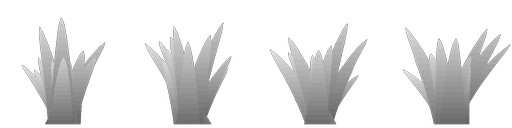
#> input picture art_src/spiel{m}/boden/bueschel.png, 512 x 128 px, given in place of field_sheet.jpg, which was not available
$ python probe_field.py
#> lines starting #> are read from the running program, lines starting #| are printed output that depends on the picture; after the words box and inside, x2 and y2 are one past the last pixel; in counts of white or black regions, pixels touching at a corner belong together
### scripts/probe_cut.py
"""Magenta-Bogen freistellen und in Einzelbilder schneiden (Probeausschnitt).
Aufruf: python scripts/probe_cut.py <bogen.png> <ausgabe-praefix> [min_flaeche] [max_hoehe_px]
Ergebnis: <praefix>_1.webp, _2 ... (links->rechts, oben->unten), eng zugeschnitten, Farbsaum entfernt.
"""
import sys
import numpy as np
from PIL import Image, ImageFilter
from scipy import ndimage


def key_magenta(rgb):
    r, g, b = [rgb[..., i].astype(np.float32) for i in range(3)]
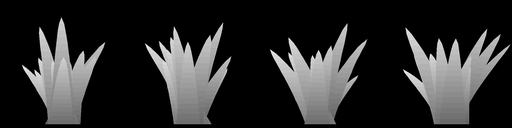
#> r: shape (128, 512) float32; min 0, max 255, mean 41.7
    mn = np.minimum(r, b)
    excess = mn - g  # Magenta: R und B hoch, G niedrig
#> excess: shape (128, 512) float32; every value is 0
    diff = np.abs(r - b)
    a = np.ones_like(r)
    hard = (excess > 70) & (diff < 100) & (mn > 110)
#> hard: shape (128, 512) bool; every value is 0
    soft = (excess > 22) & (diff < 120) & (mn > 80) & ~hard
    a[hard] = 0.0
    a[soft] = 1.0 - np.clip((excess[soft] - 22) / 48.0, 0, 1)
#> a: shape (128, 512) float32; every value is 1
    # Despill: Magenta-Anteil aus Kantenpixeln nehmen (R/B auf G-Niveau ziehen)
    spill = (a < 1) | (excess > 15)
    lim = np.maximum(g, (r + b) / 2 - np.clip(excess, 0, None) * 0.9)
    r2 = np.where(spill, np.minimum(r, lim + 10), r)
    b2 = np.where(spill, np.minimum(b, lim + 10), b)
    out = np.dstack([r2, g, b2, a * 255]).clip(0, 255).astype(np.uint8)
    return out


# [30 lines left out: function main, not called in this run]


# [2 lines that do not run on import are left out]

### scripts/probe_field.py
"""Feld-Bogen (2x2) zerlegen, Störobjekt (Stumpf) zwischen unteren Feldern entfernen."""
import sys, numpy as np
from PIL import Image, ImageFilter
sys.path.insert(0, 'scripts')
from probe_cut import key_magenta
from scipy import ndimage

src = 'assets/sprites/probe/raw/field_sheet.jpg'
rgba = key_magenta(np.array(Image.open(src).convert('RGB')))
al = Image.fromarray(rgba[..., 3]).filter(ImageFilter.MinFilter(3)).filter(ImageFilter.GaussianBlur(0.6))
#> al: PIL image 512x128 L; every value is 255
rgba[..., 3] = np.minimum(rgba[..., 3], np.array(al))
H, W = rgba.shape[:2]; hy, hx = H // 2, W // 2
#> after `H, W = rgba.shape[:2]`: H = 128; W = 512
#> after `hy, hx = (H // 2, W // 2)`: hy = 64; hx = 256
A = rgba[..., 3] > 40
#> A: shape (128, 512) bool; every value is 1

def bottom(m):
    ys = np.where(m.any(1))[0]; return ys.max()

out = {}
for col, (x0, x1) in enumerate(((0, hx), (hx, W))):
    top = np.zeros_like(A); top[:hy, x0:x1] = A[:hy, x0:x1]
    top = ndimage.binary_fill_holes(top)
    lab, n = ndimage.label(top); sizes = ndimage.sum(top, lab, range(1, n + 1))
    foot = lab == (np.argmax(sizes) + 1)
    bot = np.zeros_like(A); bot[hy:, x0:x1] = A[hy:, x0:x1]
    dy = bottom(bot) - bottom(foot)
    fs = np.roll(foot, dy, axis=0)
    fx = np.where(fs.any(0))[0]; lx, rx = fx.min(), fx.max()
    # Oberkante des Rauten-Fußes je Spalte
    topy = np.full(W, H);
    for x in range(lx, rx + 1):
        ys = np.where(fs[:, x])[0]; topy[x] = ys.min()
    yy = np.arange(H)[:, None]
    above = (yy < topy[None, :]) & bot
    inset = 70  # Ecken frei vom Störobjekt
    above[:, :lx + (inset if col == 1 else 0)] = False
    above[:, rx - (inset if col == 0 else 0):] = False
    keep = ndimage.binary_dilation(fs, iterations=3) | above
    keep &= bot
    lab, n = ndimage.label(ndimage.binary_closing(keep, iterations=2))
    sizes = ndimage.sum(keep, lab, range(1, n + 1)); keep = lab == (np.argmax(sizes) + 1)
    for name, m in ((('field_soil', 'field_sprout')[col], foot), (('field_half', 'field_ripe')[col], keep)):
        ys, xs = np.where(m); y0, y1, x0b, x1b = ys.min(), ys.max() + 1, xs.min(), xs.max() + 1
        c = rgba[y0:y1, x0b:x1b].copy(); c[..., 3] = np.where(m[y0:y1, x0b:x1b], c[..., 3], 0)
        im = Image.fromarray(c)
        im.save(f'assets/sprites/probe/{name}.webp', 'WEBP', quality=92, method=6)
        print(name, im.size, 'dy', dy)
#> this loop made 2 passes
#> (dy, lx, rx) on passes 1 to 2: (64, 0, 255), (64, 256, 511)
#| field_soil (256, 64) dy 64
#| field_half (254, 62) dy 64
#| field_sprout (256, 64) dy 64
#| field_ripe (254, 62) dy 64
#> pass 1, `top = ndimage.binary_fill_holes(top)`:
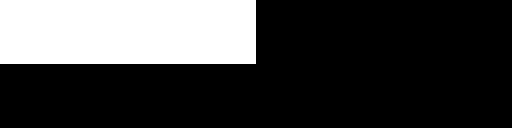
#> top: shape (128, 512) bool; 25% white; 1 white region, box (x1, y1, x2, y2) and area: (0, 0, 256, 64) 16384
#> pass 1, `fs = np.roll(foot, dy, axis=0)`:
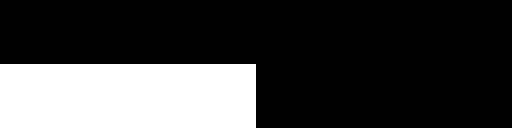
#> fs: shape (128, 512) bool; 25% white; 1 white region, box (x1, y1, x2, y2) and area: (0, 64, 256, 128) 16384
#> after the loop:
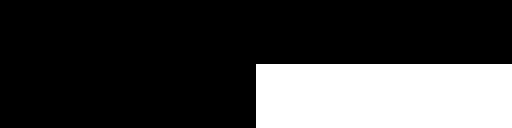
#> bot: shape (128, 512) bool; 25% white; 1 white region, box (x1, y1, x2, y2) and area: (256, 64, 512, 128) 16384
#> after the loop:
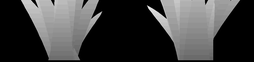
#> c: shape (62, 254, 4); mean of channels 0, 1, 2, 3 62.3, 62.3, 62.3, 255; drawn as R, G, B
#> after the loop:
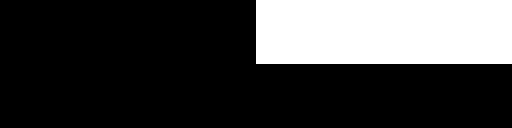
#> foot: shape (128, 512) bool; 25% white; 1 white region, box (x1, y1, x2, y2) and area: (256, 0, 512, 64) 16384
#> after the loop:
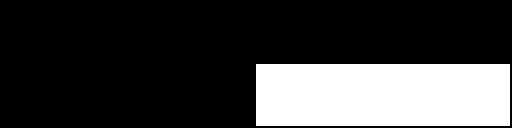
#> keep: shape (128, 512) bool; 24% white; 1 white region, box (x1, y1, x2, y2) and area: (256, 64, 510, 126) 15748
